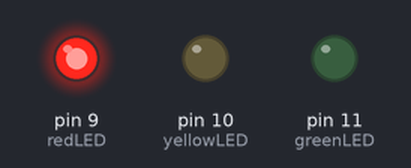
A sketch run on a simulated Arduino Uno, built with avr-gcc and run on an emulated ATmega328P. Parts: output pins drawn as LEDs (lit = HIGH).

Above: at 2.5 s.
At 6.0 s:
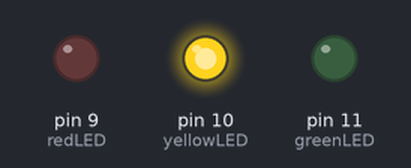
At 9.5 s:
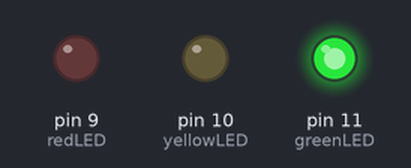
Timing chart, 0 to 15.6 s (numbered marks = the images above):
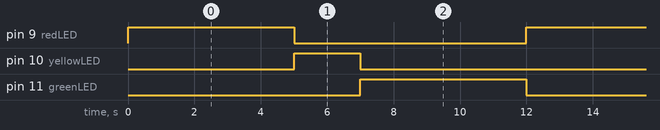

The sketch:

Code.ino
```cpp
/*
  Traffic Light Simulation System using Arduino Uno

  Description:
  This program simulates a simple traffic light system with three LEDs:
  - **Red LED** (Stop)
  - **Yellow LED** (Prepare to stop)
  - **Green LED** (Go)

  The LEDs turn on/off sequentially to mimic real traffic signals.
*/

// Define pin numbers for LEDs
const int redLED = 9;    // Red LED connected to digital pin 9
const int yellowLED = 10; // Yellow LED connected to digital pin 10
const int greenLED = 11;  // Green LED connected to digital pin 11

void setup() {
  // Set all LED pins as OUTPUT
  pinMode(redLED, OUTPUT);
  pinMode(yellowLED, OUTPUT);
  pinMode(greenLED, OUTPUT);
}

void loop() {
  // **RED Light ON** (Stop)
  digitalWrite(redLED, HIGH);    // Turn ON Red LED
  digitalWrite(yellowLED, LOW);  // Turn OFF Yellow LED
  digitalWrite(greenLED, LOW);   // Turn OFF Green LED
  delay(5000);  // Wait for 5 seconds

  // **YELLOW Light ON** (Prepare to Stop)
  digitalWrite(redLED, LOW);     // Turn OFF Red LED
  digitalWrite(yellowLED, HIGH); // Turn ON Yellow LED
  digitalWrite(greenLED, LOW);   // Turn OFF Green LED
  delay(2000);  // Wait for 2 seconds

  // **GREEN Light ON** (Go)
  digitalWrite(redLED, LOW);     // Turn OFF Red LED
  digitalWrite(yellowLED, LOW);  // Turn OFF Yellow LED
  digitalWrite(greenLED, HIGH);  // Turn ON Green LED
  delay(5000);  // Wait for 5 seconds

  // Loop repeats to simulate continuous traffic light operation
}
```

Measured:
- by itself, pin 9 (redLED), pin 11 (greenLED): alternates HIGH for 5.0 s and LOW for 7.0 s
- by itself, pin 10 (yellowLED): alternates HIGH for 2.0 s and LOW for 10.0 s
- by itself, everything shown: repeats every 12.0 s, in 3 steps
